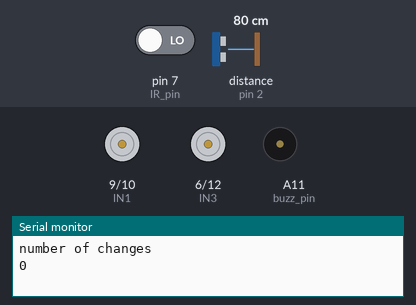
A sketch run on a simulated Arduino Mega 2560, built with avr-gcc and run on an emulated ATmega2560. On the bench: motor-driver pin pairs drawn as motors (green arrow = first pin HIGH = forward, orange = second pin HIGH = backward, longer = more drive, scaled by the enable pin), buzzer (waves = sounding, pin HIGH), the last lines printed to the serial monitor. The test bench sets the inputs (shaded band); at power-on: distance to the obstacle (sensor on pin 2) 80 cm, pin 7 (IR_pin) LOW.

Above: at 4.2 s.
4.3 s: distance to the obstacle (sensor on pin 2) set to 18 cm
At 6.2 s:
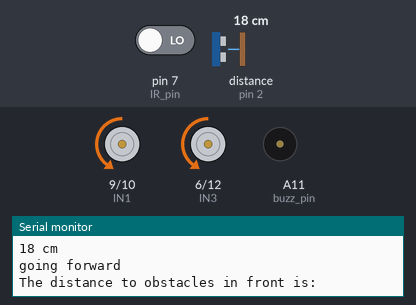
6.5 s: distance to the obstacle (sensor on pin 2) set to 14 cm
At 7.3 s:
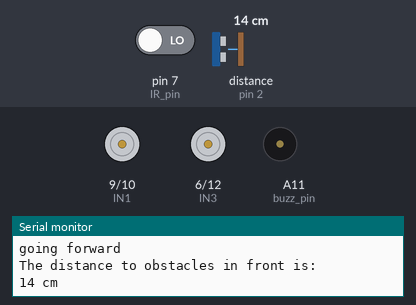
Timing chart, 0 to 9.5 s (numbered marks = the images above; inputs shaded):
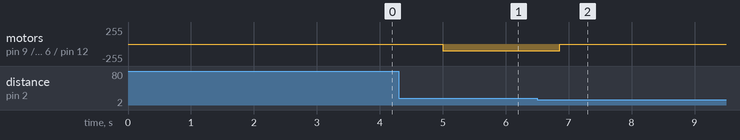

The sketch:

robot_controller.ino
```cpp
/*
  AlphaBot robot controller code
  Keith Skinner, Julia Maliauka, James Morris, Octavio Leon
  Spring 2019
*/

#include "Ultrasonic.h"

const int IR_pin = 7;
const int mic_pin = A0;
const int buzz_pin = A11;

unsigned long previousTime = 0;

// vars for the mic module
const int mic_input_window = 100;
unsigned int mic_sample;

// const vars for motors
const int ENA = 8;
const int IN1 = 9;
const int IN2 = 10;

const int IN3 = 6;
const int IN4 = 12;
const int ENB = 13;

// vars for the "distance to object" module
long duration, cm, inches;
Ultrasonic ultrasonic(2);

void setup() {
  Serial.begin(9600);
  pinMode(IR_pin, INPUT);
  pinMode(mic_pin, INPUT);

  pinMode(ENA, OUTPUT);
  pinMode(ENB, OUTPUT);
  pinMode(IN1, OUTPUT);
  pinMode(IN2, OUTPUT);
  pinMode(IN3, OUTPUT);
  pinMode(IN4, OUTPUT);
  analogWrite(buzz_pin, 0);
}

// returns True if there is an enemy in front of us (enemy is TBD)
bool detect_enemy() {
  bool enemy_found = false;
  unsigned long currentTime = millis();
  unsigned long previousTime = millis();
  int interval = 4000;

  // these vars are for determining how fast the IR is blinking
  bool IR_detected = false;
  int number_of_changes = 0;

  // measure for an interval and then decide if enemy or self
  while (currentTime < (previousTime + interval)) {
    currentTime = millis();

    if (digitalRead(IR_pin) != IR_detected) {
      number_of_changes++;
      IR_detected = digitalRead(IR_pin);
    }
  }

  if (number_of_changes < 8) {
     enemy_found = true;
  }

  Serial.println("number of changes");
  Serial.println(number_of_changes);
  delay(1000);

  return enemy_found;
}

// returns the distance to the obstacle in front of it
// type = 0 gives you inche | type = 1 gives you cm
long get_distance_to_obstacle (int type) {
    long RangeInInches;
    long RangeInCentimeters;
    long distance_to_obstacle;

    Serial.println("The distance to obstacles in front is: ");


  if (type == 0) {
    RangeInInches = ultrasonic.MeasureInInches();
    Serial.print(RangeInInches);//0~157 inches
    Serial.println(" inch");
    distance_to_obstacle = RangeInInches;
  }
  else {
    RangeInCentimeters = ultrasonic.MeasureInCentimeters(); // two measurements should keep an interval
    Serial.print(RangeInCentimeters);//0~400cm
    Serial.println(" cm");
    distance_to_obstacle = RangeInCentimeters;
  }

  return distance_to_obstacle;
}

void get_microphone_data() {
// two variables for minimum and maximum values in window
  unsigned int inputMax = 0;
  unsigned int inputMin = 1024;

  // loop for the window of time
  for (unsigned int i = 0; i < mic_input_window; i++) {
    // read in a single value
    mic_sample = analogRead(mic_pin);
    // get the minimum and maximum value
    inputMin = min(inputMin, mic_sample);
    inputMax = max(inputMax, mic_sample);
  }

  // send the values on serial
  Serial.print("Min: ");
  Serial.print(inputMin);
  Serial.print("  Max: ");
  Serial.print(inputMax);
  Serial.print("  Diff: ");
  Serial.print(inputMax - inputMin);
  Serial.println();
}

void run_test_sequence() {
  Serial.print("scanning for enemies...");
  Serial.print(detect_enemy());
  Serial.println();

  Serial.print("obstacle distance in cm: ");
  Serial.print(get_distance_to_obstacle(1));
  Serial.println();

  Serial.println("getting sound data from the real world...");
  get_microphone_data();
  Serial.println();

  delay(1000);
}

void buzz() {
  tone(buzz_pin, 300, 100);
}


void drive_forward() {
  analogWrite(ENA, 100);
  digitalWrite(IN1, LOW);
  digitalWrite(IN2, HIGH);

  analogWrite(ENB, 100);
  digitalWrite(IN3, LOW);
  digitalWrite(IN4, HIGH);
}

void drive_backward() {
  analogWrite(ENA, 100);
  digitalWrite(IN1, HIGH);
  digitalWrite(IN2, LOW);

  analogWrite(ENB, 100);
  digitalWrite(IN3, HIGH);
  digitalWrite(IN4, LOW);
}

void stop_agunia() {
  analogWrite(ENA, 0);
  digitalWrite(IN1, HIGH);
  digitalWrite(IN2, LOW);

  analogWrite(ENB, 0);
  digitalWrite(IN3, HIGH);
  digitalWrite(IN4, LOW);
}

void turn_left_backward() {
  analogWrite(ENA, 190);
  digitalWrite(IN1, LOW);
  digitalWrite(IN2, HIGH);

  analogWrite(ENB, 0);
  digitalWrite(IN3, LOW);
  digitalWrite(IN4, HIGH);
}

void drive_around() {
  stop_agunia();
  delay(500);

  while(get_distance_to_obstacle(1) <= 15) {
    Serial.println("going back");
    drive_backward();
  }

  turn_left_backward();
  delay(400);
}

void drive_forward_a_bit() {
  Serial.println();
}

void sweep() {
  // turn in an arc

  // if you see beta bot, stop

  Serial.println();

}

void find_betabot() {

 while (detect_enemy() == false) {
    drive_forward_a_bit();
    sweep();
    delay(100);
 }

  /*
  buzz();
  delay(200);
  noTone(buzz_pin);
  analogWrite(buzz_pin, 0);
  */

  while(get_distance_to_obstacle(1) > 15) {
    Serial.println("going forward");
    drive_forward();
  }
  delay(300);

 stop_agunia();

}

void loop() {
  // run_test_sequence();
  // drive_around();

  find_betabot();


}
```

Measured:
- the behaviour switches between 16 and 15 cm on distance to the obstacle (sensor on pin 2) (found by bisection; images 1 and 2)
- after the input at 6.5 s, motor on pin 9 (IN1) / pin 10 (IN2), motor on pin 6 (IN3) / pin 12 (IN4): backward 100/255 → stopped after 0.36 s
